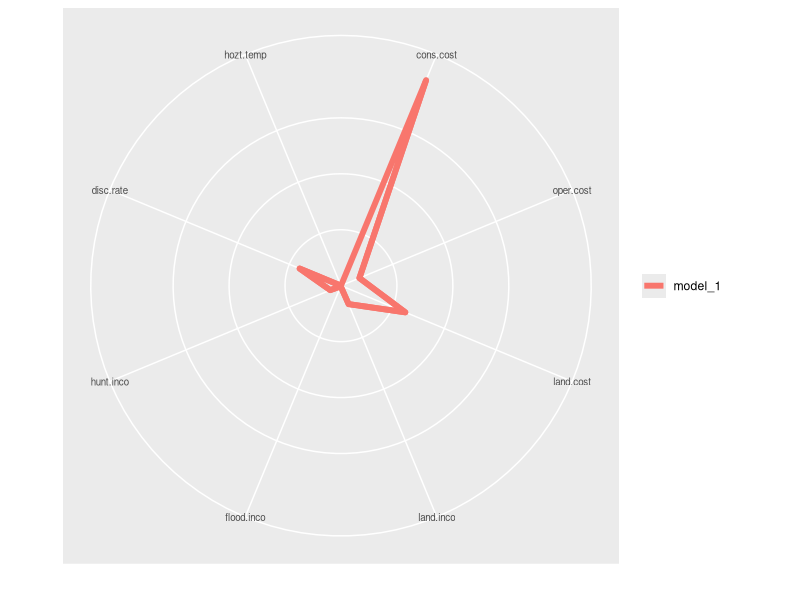
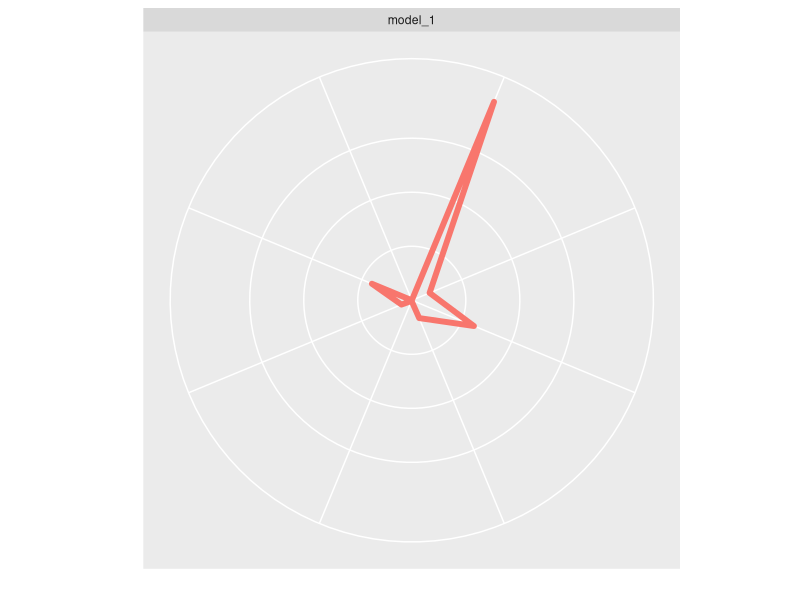
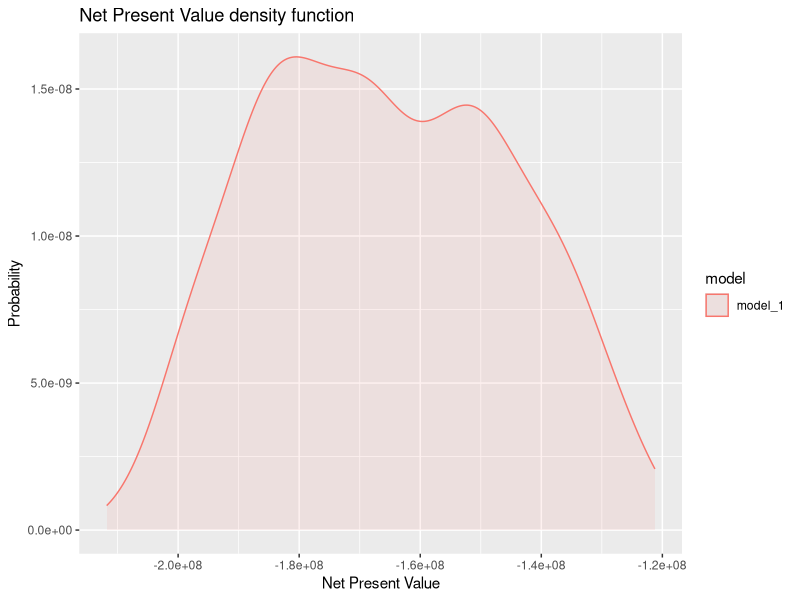
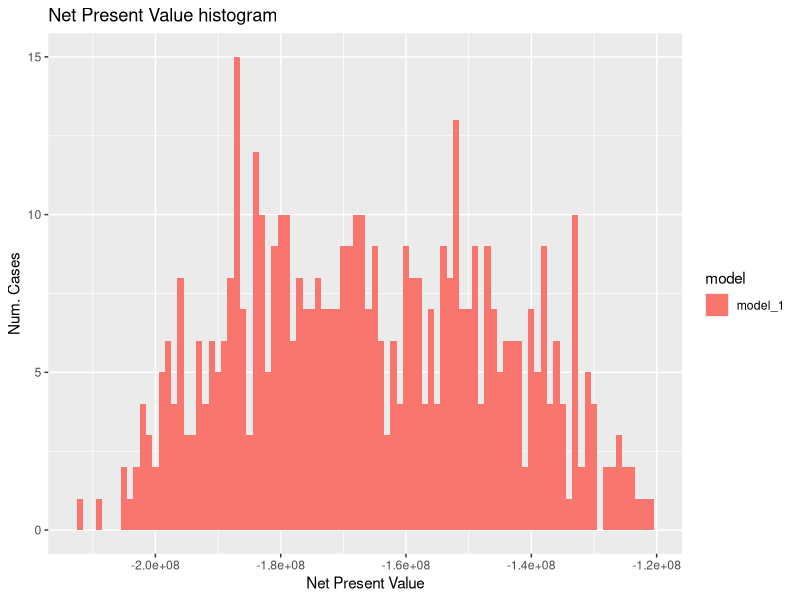
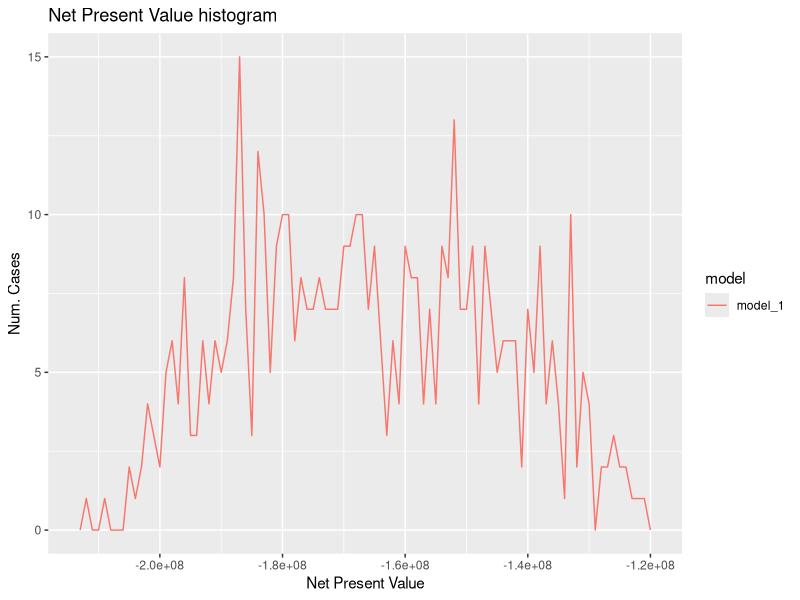
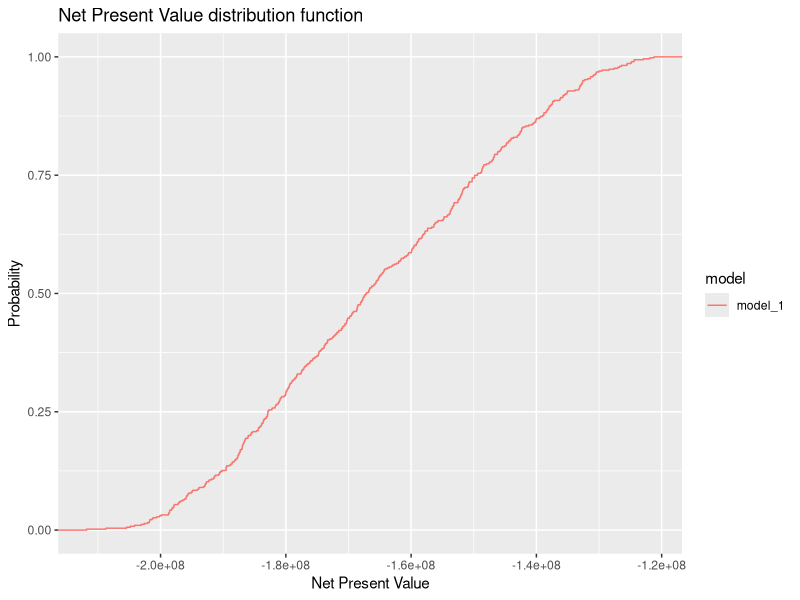
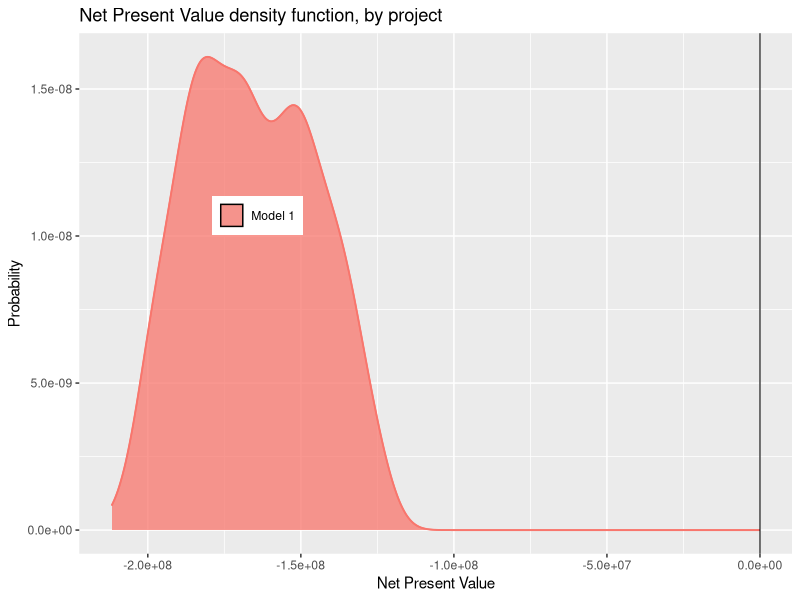

R code for these plots, in order:
############################################################
# CÓDIGO PARA REALIZACIÓN DE ANÁLISIS COSTE-BENEFICIO EN R #
############################################################
#                          ACB-02                          #
############################################################

# ---------------------------------- #
# 1.- FUNCIÓN VALOR ACTUALIZADO NETO #
# ---------------------------------- #

npv.fun <- function (vector.data) { 
  # VECTOR DATA : vector en el cual se incluyan los parámetros siguientes
  # (fijar, dejar como parámetros variables según deseos)
  # (se introducen como vector para el posterior análisis de sensibilidad)
  
  # COSTES #
  # ------ #
  # Construction costs
  cons.cost <- vector.data[1]
  # Años 1998, 1999, 2000, 2001, 2002
  cons.cost.dist <- c(0.05, 0.17, 0.33, 0.25, 0.20)
  # Operation and maintenance
  oper.cost <- vector.data[2]
  # Forgone land rent
  land.cost <- vector.data[3]
  
  
  # INGRESOS #
  # -------- #
  # Improved land alocation
  land.inco	<- vector.data[4]
  #Flood risk
  flood.inco <- vector.data[5]
  # Hunting
  hunt.inco <- vector.data[6]
  
  
  # PARÁMETROS BÁSICOS #
  # ------------------ #
  # Tasa de descuento
  disc.rate <- vector.data[7]
  # Horizonte temporal 
  hozt.temp <- vector.data[8]
  
  
  # SERIES TEMPORALES #
  # ----------------- #
  # Años
  year.vector <- c(1:hozt.temp)
  
  # Construction costs
  cons.cost.vector <- rep(0, hozt.temp)
  for (i in 1:length(cons.cost.dist)) {
    cons.cost.vector[i] <- cons.cost.dist[i]*cons.cost
  }
  # Operation and maintenance
  oper.cost.vector <- rep(0, hozt.temp)
  for (i in length(cons.cost.dist+1):hozt.temp) {
    oper.cost.vector[i] <- oper.cost
  }
  # Forgone land rent
  land.cost.vector <- rep(0, hozt.temp)
  for (i in length(cons.cost.dist+1):hozt.temp) {
    land.cost.vector[i] <- land.cost
  }
  
  # Improved land alocation
  land.inco.vector <- rep(0, hozt.temp)
  for (i in length(cons.cost.dist+1):hozt.temp) {
    land.inco.vector[i] <- land.inco
  }
  #Flood risk
  flood.inco.vector <- rep(0, hozt.temp)
  for (i in length(cons.cost.dist+1):hozt.temp) {
    flood.inco.vector[i] <- flood.inco
  }
  # Hunting
  hunt.inco.vector <- rep(0, hozt.temp)
  for (i in length(cons.cost.dist+1):hozt.temp) {
    hunt.inco.vector[i] <- hunt.inco
  }
  
  # --------------------- # 
  # BENEFITS / Beneficios #
  # --------------------- #
  ben.vector <- rep(0, hozt.temp)
  netben.vector <- rep(0, hozt.temp)
  for (i in (1):(hozt.temp)) {
    ben.vector[i] <- land.inco.vector[i]+flood.inco.vector[i]+hunt.inco.vector[i]-
      cons.cost.vector[i]-oper.cost.vector[i]-land.cost.vector[i]
    netben.vector[i] <- ben.vector[i]/((1+disc.rate)^i)
  }
  
  # --------------------- # 
  # NPV + IRR / VAN + TIR #
  # --------------------- #
  npv <- sum(netben.vector)
  npv.result <- npv
  npv.result
}

# ------------------------------------ #
# 2.- FUNCIÓN ANÁLISIS DE SENSIBILIDAD #
# ------------------------------------ #

anal.sensit <- function( model, pars.vector.values, pars.vector.names) {
  # Inputs:
      # función modelo
      # vector con los parámetros base del modelo
      # vector con los nombres de los parámetros
  pars.dim <- length(pars.vector.values)
  
  # Steps del análisis. -5%, -2.5%, 0, 2.5%, 5%
  steps <- c(-0.05, -0.025, 0, 0.025, 0.05)
  abs.df <- data.frame(steps)
  perc.df <- data.frame(steps)
  
  column.names <- rep(0, pars.dim+1)
  column.names[1] = "Change in parameter"
  # Este ciclo está ajustado para cinco steps (a, b, c, d, e)
  for (i in 1:pars.dim){
    column.names[i+1] = pars.vector.names[i]
    pars.vector.sensit <- pars.vector.values
    pars.vector.sensit[i] <- pars.vector.values[i]*(1+steps[1])
    a <- model(pars.vector.sensit)
    pars.vector.sensit[i] <- pars.vector.values[i]*(1+steps[2])
    b <- model(pars.vector.sensit)
    pars.vector.sensit[i] <- pars.vector.values[i]*(1+steps[3])
    c <- model(pars.vector.sensit)
    pars.vector.sensit[i] <- pars.vector.values[i]*(1+steps[4])
    d <- model(pars.vector.sensit)
    pars.vector.sensit[i] <- pars.vector.values[i]*(1+steps[5])
    e <- model(pars.vector.sensit)
    abs.df <- cbind(abs.df, c(a,b,c,d,e))
    perc.df <- cbind(perc.df, c(100*(a-c)/c, 100*(b-c)/c, 0, 100*(d-c)/c, 100*(e-c)/c))
  }
  colnames(abs.df) <- column.names
  colnames(perc.df) <- column.names
  perc.df
}

# ------------------------------------------ #
# 3.- EJECUCIÓN DEL ANÁLISIS DE SENSIBILIDAD #
# ------------------------------------------ #

# Copiar y pegar para analizar varias alternativas
model_1.param <- c(145000000, 860000, 3000000, 860000, 30000, 500000, 0.03, 25)
model_1.names <- c("cons.cost", "oper.cost", "land.cost",
                   "land.inco", "flood.inco", "hunt.inco",
                   "disc.rate", "hozt.temp")
model_1.sa.df <- anal.sensit(npv.fun, model_1.param, model_1.names)
model_1.sa.df$project <- "model_1"


# Manipular los datos para presentarlos
sa.data.df <- model_1.sa.df[-c(1,2,3,5),]
sa.data.df <- sa.data.df[,-c(1)]

sa.data.df.melted <- reshape2::melt(sa.data.df)
sa.data.df.melted$value <- abs(sa.data.df.melted$value)

# Representación gráfica
library(ggplot2)

# Transformación polar
coord_radar <- function (theta = "x", start = 0, direction = 1) 
{
  theta <- match.arg(theta, c("x", "y"))
  r <- if (theta == "x") 
    "y"
  else "x"
  ggproto("CordRadar", CoordPolar, theta = theta, r = r, start = start, 
          direction = sign(direction),
          is_linear = function(coord) TRUE)
}

#Colores por defecto
ggplot(sa.data.df.melted, aes(x = variable, y = value)) +
  geom_polygon(aes(group = project, color = project), fill = NA, size = 2, show.legend = FALSE) +
  geom_line(aes(group = project, color = project), size = 2) +
  theme(strip.text.x = element_text(size = rel(0.8)),
        axis.text.x = element_text(size = rel(0.8)),
        axis.ticks.y = element_blank(),
        axis.text.y = element_blank()) +
  xlab("") + ylab("") +
  guides(color = guide_legend(ncol=2, title=NULL)) +
  coord_radar()

ggplot(sa.data.df.melted, aes(x = variable, y = value)) +
  geom_polygon(aes(group = project, color = project), fill = NA, size = 2) +
  facet_wrap(~ project) +
  theme(axis.ticks.x = element_blank(),
        axis.text.x = element_blank(),
        axis.ticks.y = element_blank(),
        axis.text.y = element_blank()) +
  xlab("") + ylab("") +
  guides(color = "none") +
  coord_radar()


# ----------------------- #
# 4.- ANÁLISIS MONTECARLO #
# ----------------------- #

model_1.mc.df <- data.frame(npv=numeric(0), irr=numeric(0))
for (i in 1:500) {
  # Distribuciones de probabilidad de cada parámetro
  a <- runif(1, min = 145000000*0.75, max = 145000000*1.25)
  b <- runif(1, min = 860000*0.75, max = 860000*1.25)
  c <- runif(1, min = 3000000*0.75, max = 3000000*1.25)
  d <- runif(1, min = 860000*0.75, max = 860000*1.25)
  e <- runif(1, min = 30000*0.75, max = 30000*1.25)
  f <- runif(1, min = 500000*0.75, max = 500000*1.25)
  g <- runif(1, min = 0.03*0.75, max = 0.03*1.25)
  h <- runif(1, min = 25, max = 25)
  model_1.param <- c(a, b, c, d, e, f, g, h)
  # Llamada a la función y almacenar datos
  model_1.mc.df <- rbind(model_1.mc.df, npv.fun(model_1.param))
}

# DATA PREPARATION
colnames(model_1.mc.df) <- c("npv")

model_1.mc.sort <- (model_1.mc.df)
model_1.mc.sort$npv <- model_1.mc.sort[order(model_1.mc.sort$npv),]

# Sequence by 1/num.cases, 1/500 = 0.004
model_1.mc.sort <- data.frame(model_1.mc.sort, seq(from = 0.002, to = 1, by = 0.002))
model_1.mc.sort$proj <- rep('model_1', 500)
colnames(model_1.mc.sort) <- c("npv", "prob", "model")

npv.df.mix <- model_1.mc.sort

# REPRESENTATION
library(ggplot2)
# Plot de funciones de densidad
ggplot(npv.df.mix, aes(npv, fill = model, colour = model)) +
  geom_density(alpha = 0.1) +
  ggtitle("Net Present Value density function") +
  xlab("Net Present Value") + ylab("Probability")

# Plot de histograma
ggplot(npv.df.mix, aes(npv, fill = model)) +
  geom_histogram(binwidth = 1000000) +
  ggtitle("Net Present Value histogram") +
  xlab("Net Present Value") + ylab("Num. Cases")

# Plot de polígono de frecuencias
ggplot(npv.df.mix, aes(npv, colour = model)) +
  geom_freqpoly(binwidth = 1000000) +
  ggtitle("Net Present Value histogram") +
  xlab("Net Present Value") + ylab("Num. Cases")

# Plot de funciones de distribución
ggplot(npv.df.mix, aes(npv, colour = model)) +
  stat_ecdf() +
  ggtitle("Net Present Value distribution function") +
  xlab("Net Present Value") + ylab("Probability")

# Plot de funciones de densidad con más parámetros
ggplot(npv.df.mix) +
  geom_density(aes(x = npv, colour = model, fill = model), alpha=.75) +
  geom_line(aes(x = npv, colour = model), stat="density", size=0.65) + 
  geom_vline(xintercept=0, alpha=.75, size=0.5) +
  ggtitle("Net Present Value density function, by project") +
  xlab("Net Present Value") + ylab("Probability") +
  theme(legend.position=c(0.25,0.65)) +
  scale_colour_discrete(guide=FALSE) + 
  scale_fill_discrete(labels=c("Model 1", "Model 2")) +
  guides(fill=guide_legend(title=NULL))
